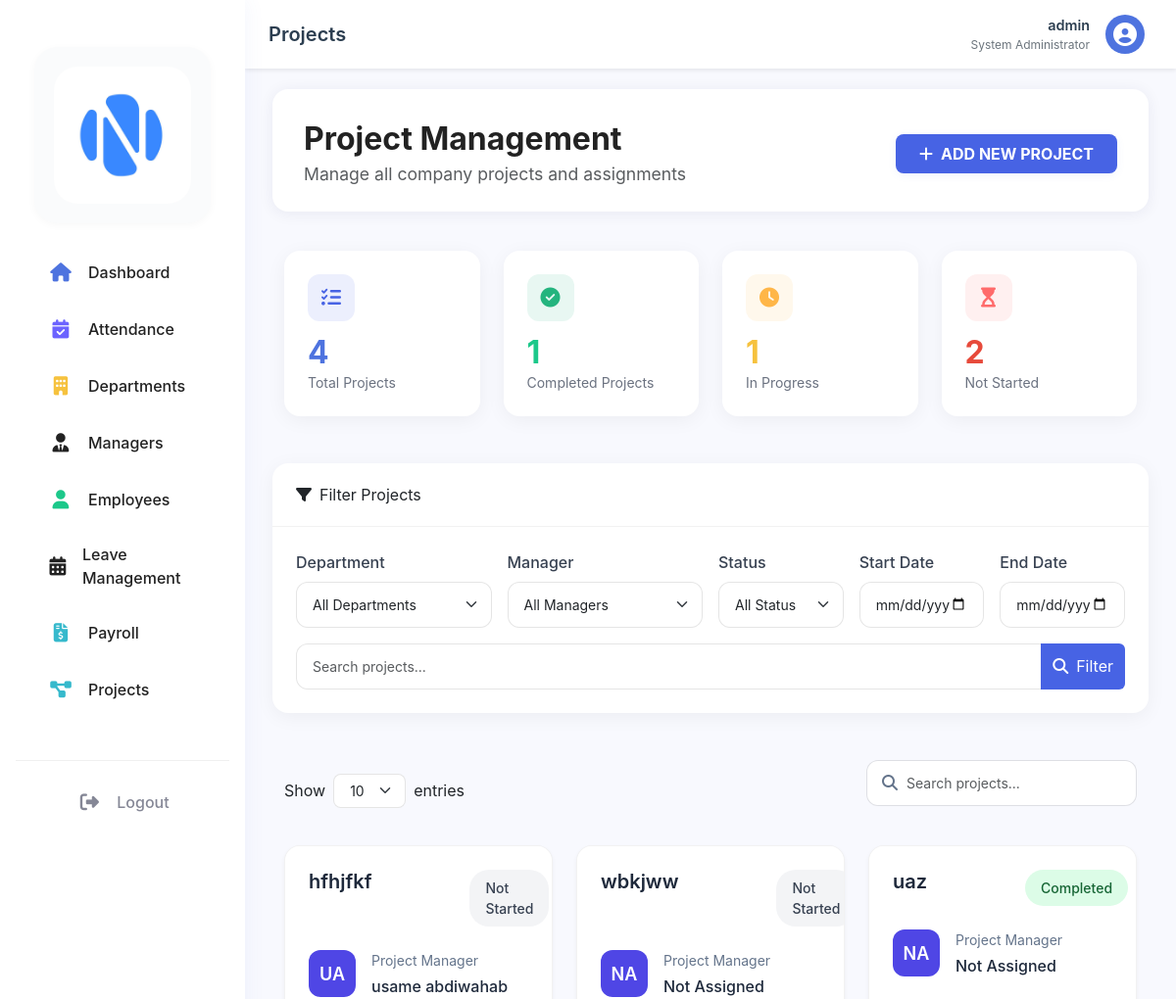
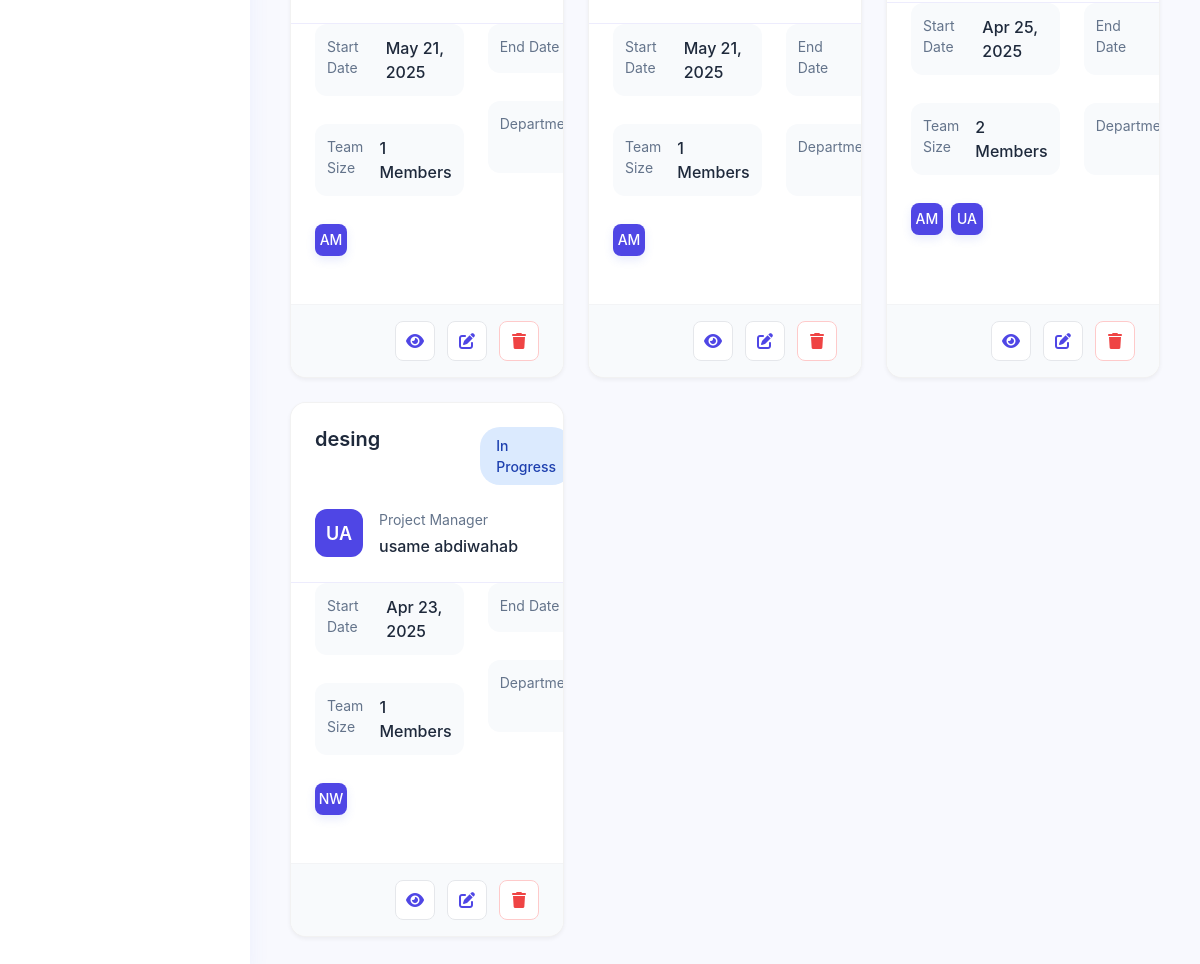
/dashboard/admin/projects.php (signed in), run on the app's committed database (2 pictures, top to bottom).
### tables this page shows
CREATE TABLE `users` (
  `user_id` int(11) NOT NULL,
  `username` varchar(50) NOT NULL,
  `password` varchar(255) NOT NULL,
  `email` varchar(100) NOT NULL,
  `role` enum('admin','hr','manager','employee') NOT NULL,
  `status` enum('active','inactive') DEFAULT 'active',
  `created_at` timestamp NOT NULL DEFAULT current_timestamp(),
  `last_login` timestamp NULL DEFAULT NULL
);

CREATE TABLE `projects` (
  `project_id` int(11) NOT NULL,
  `project_name` varchar(100) NOT NULL,
  `description` text DEFAULT NULL,
  `start_date` date DEFAULT NULL,
  `end_date` date DEFAULT NULL,
  `status` enum('not_started','in_progress','completed','on_hold') DEFAULT 'not_started',
  `manager_id` int(11) DEFAULT NULL,
  `created_at` timestamp NOT NULL DEFAULT current_timestamp(),
  `updated_at` timestamp NOT NULL DEFAULT current_timestamp() ON UPDATE current_timestamp()
);

### dashboard/admin/projects.php (the view, shortened to what this page needs)
<?php
require_once '../../config/database.php';
try {
    $query = "
        SELECT p.*,
               CONCAT(m.first_name, ' ', m.last_name) as manager_name,
               d.dept_name as department_name,
               COUNT(DISTINCT pa.emp_id) as assigned_employees_count,
               GROUP_CONCAT(DISTINCT CONCAT(e.first_name, ' ', e.last_name) SEPARATOR ', ') as team_members
        FROM projects p
        LEFT JOIN users u ON p.manager_id = u.user_id
        LEFT JOIN employees m ON u.user_id = m.user_id
        LEFT JOIN departments d ON m.dept_id = d.dept_id
        LEFT JOIN project_assignments pa ON p.project_id = pa.project_id
        LEFT JOIN employees e ON pa.emp_id = e.emp_id
        WHERE 1=1
    ";
    $params = [];
    $query .= " GROUP BY p.project_id ORDER BY p.created_at DESC";
    $stmt = $pdo->prepare($query);
    $stmt->execute($params);
    $projects = $stmt->fetchAll();
} catch (PDOException $e) {
    $error = "Error fetching data: " . $e->getMessage();
}
?>
<!DOCTYPE html>
<html lang="en">
<head>
    <link href="https://cdn.jsdelivr.net/npm/bootstrap@5.3.2/dist/css/bootstrap.min.css" rel="stylesheet">
    <link href="https://cdn.datatables.net/1.11.5/css/dataTables.bootstrap5.min.css" rel="stylesheet">
    <link href="https://cdn.jsdelivr.net/npm/select2@4.1.0-rc.0/dist/css/select2.min.css" rel="stylesheet">
    <link rel="stylesheet" href="https://cdnjs.cloudflare.com/ajax/libs/font-awesome/6.4.0/css/all.min.css">
    <link rel="stylesheet" href="../../assets/css/dashboard.css">
</head>
<body>
    <?php include 'includes/sidebar.php'; ?>
    <div class="main-content">
        <?php include 'includes/topbar.php'; ?>
        <div class="container-fluid">
            <div class="dashboard-header mb-4" style="border-radius: 16px; box-shadow: 0 2px 16px rgba(30,34,90,0.07); padding: 2rem 2rem 1.5rem 2rem; background: #fff;">
                <div class="d-flex justify-content-between align-items-center flex-wrap">
                    <div class="pe-3">
                        <h1 class="fw-bold mb-1" style="font-size:2rem; color:#222;">Project Management</h1>
                        <div class="text-muted" style="font-size:1.1rem;">Manage all company projects and assignments</div>
                    </div>
                    <button class="btn btn-primary fw-bold px-4 py-2 d-flex align-items-center" style="font-size:1rem; border-radius:8px; box-shadow:0 2px 8px rgba(78,115,223,0.08);" data-bs-toggle="modal" data-bs-target="#addProjectModal">
                        <i class="fas fa-plus me-2"></i> ADD NEW PROJECT
                    </button>
                </div>
            </div>
            <div class="container-fluid">
                <div class="row mb-4">
                    <div class="col-md-3">
                        <div class="stat-card">
                            <div class="stat-icon blue">
                                <i class="fas fa-tasks fa-lg"></i>
                            </div>
                            <div class="stat-value text-primary"><?php echo count($projects); ?></div>
                            <div class="stat-label">Total Projects</div>
                        </div>
                    </div>
                    <div class="col-md-3">
                        <div class="stat-card">
                            <div class="stat-icon green">
                                <i class="fas fa-check-circle fa-lg"></i>
                            </div>
                            <div class="stat-value text-success">
                                <?php echo count(array_filter($projects, function($p) { return $p['status'] === 'completed'; })); ?>
                            </div>
                            <div class="stat-label">Completed Projects</div>
                        </div>
                    </div>
                    <div class="col-md-3">
                        <div class="stat-card">
                            <div class="stat-icon yellow">
                                <i class="fas fa-clock fa-lg"></i>
                            </div>
                            <div class="stat-value text-warning">
                                <?php echo count(array_filter($projects, function($p) { return $p['status'] === 'in_progress'; })); ?>
                            </div>
                            <div class="stat-label">In Progress</div>
                        </div>
                    </div>
                    <div class="col-md-3">
                        <div class="stat-card">
                            <div class="stat-icon red">
                                <i class="fas fa-hourglass-start fa-lg"></i>
                            </div>
                            <div class="stat-value text-danger">
                                <?php echo count(array_filter($projects, function($p) { return $p['status'] === 'not_started'; })); ?>
                            </div>
                            <div class="stat-label">Not Started</div>
                        </div>
                    </div>
                </div>
            </div>
            <div class="filter-card">
                <div class="filter-header">
                    <i class="fas fa-filter me-2"></i>Filter Projects
                </div>
                <div class="filter-body">
                    <form method="GET" class="row g-3">
                        <div class="col-md-3">
                            <label class="form-label">Department</label>
                            <select class="form-select" name="department">
                                <option value="">All Departments</option>
                            </select>
                        </div>
                        <div class="col-md-3">
                            <label class="form-label">Manager</label>
                            <select class="form-select" name="manager">
                                <option value="">All Managers</option>
                            </select>
                        </div>
                        <div class="col-md-2">
                            <label class="form-label">Status</label>
                            <select class="form-select" name="status">
                                <option value="">All Status</option>
                            </select>
                        </div>
                        <div class="col-md-2">
                            <label class="form-label">Start Date</label>
                            <input type="date" class="form-control" name="start_date" value="<?php echo $_GET['start_date'] ?? ''; ?>">
                        </div>
                        <div class="col-md-2">
                            <label class="form-label">End Date</label>
                            <input type="date" class="form-control" name="end_date" value="<?php echo $_GET['end_date'] ?? ''; ?>">
                        </div>
                        <div class="col-12">
                            <div class="input-group">
                                <input type="text" class="form-control" name="search" placeholder="Search projects..." value="<?php echo $_GET['search'] ?? ''; ?>">
                                <button class="btn btn-primary" type="submit">
                                    <i class="fas fa-search me-2"></i>Filter
                                </button>
                            </div>
                        </div>
                    </form>
                </div>
            </div>
            <div class="container-fluid">
                <div class="row mb-4">
                    <div class="col-12">
                        <div class="d-flex justify-content-between align-items-center">
                            <div class="d-flex align-items-center gap-2">
                                <label class="mb-0">Show</label>
                                <select class="form-select form-select-sm w-auto" id="projectsPerPage">
                                    <option value="10">10</option>
                                </select>
                                <label class="mb-0">entries</label>
                            </div>
                            <div class="search-box">
                                <i class="fas fa-search"></i>
                                <input type="text" class="form-control" id="projectSearch" placeholder="Search projects...">
                            </div>
                        </div>
                    </div>
                </div>
                <div class="row" id="projectsGrid">
                    <?php if (isset($projects)) : ?>
                        <?php foreach ($projects as $project): ?>
                            <div class="col-md-6 col-lg-4 mb-4 project-card-wrapper">
                                <div class="project-card">
                                    <div class="project-card-header">
                                        <div class="d-flex justify-content-between align-items-start mb-3">
                                            <h5 class="project-title"><?php echo htmlspecialchars($project['project_name']); ?></h5>
                                            <span class="status-badge <?php
                                                echo $project['status'] === 'completed' ? 'completed' :
                                                    ($project['status'] === 'in_progress' ? 'in-progress' :
                                                    'not-started');
                                            ?>">
                                                <?php echo ucwords(str_replace('_', ' ', $project['status'])); ?>
                                            </span>
                                        </div>
                                        <div class="manager-info">
                                            <div class="avatar-wrapper">
                                                <div class="avatar">
                                                    <?php
                                                    $managerName = $project['manager_name'] ?? 'Not Assigned';
                                                    $initials = implode('', array_map(function($name) {
                                                        return strtoupper(substr($name, 0, 1));
                                                    }, explode(' ', $managerName)));
                                                    echo $initials;
                                                    ?>
                                                </div>
                                            </div>
                                            <div class="manager-details">
                                                <div class="label">Project Manager</div>
                                                <div class="name"><?php echo htmlspecialchars($managerName); ?></div>
                                            </div>
                                        </div>
                                    </div>
                                    <div class="project-card-body">
                                        <div class="info-grid">
                                            <div class="info-column">
                                                <div class="info-item">
                                                    <div class="label">Start Date</div>
                                                    <div class="value"><?php echo date('M d, Y', strtotime($project['start_date'])); ?></div>
                                                </div>
                                                <div class="info-item">
                                                    <div class="label">Team Size</div>
                                                    <div class="value"><?php echo $project['assigned_employees_count']; ?> Members</div>
                                                </div>
                                            </div>
                                            <div class="info-column">
                                                <div class="info-item">
                                                    <div class="label">End Date</div>
                                                </div>
                                                <div class="info-item">
                                                    <div class="label">Department</div>
                                                </div>
                                            </div>
                                        </div>
                                        <?php if (!empty($project['team_members'])): ?>
                                            <div class="team-avatars mt-3">
                                                <?php
                                                $teamMembers = explode(', ', $project['team_members']);
                                                foreach (array_slice($teamMembers, 0, 3) as $member):
                                                    $memberInitials = implode('', array_map(function($name) {
                                                        return strtoupper(substr($name, 0, 1));
                                                    }, explode(' ', $member)));
                                                ?>
                                                    <div class="team-avatar"><?php echo $memberInitials; ?></div>
                                                <?php endforeach; ?>
                                            </div>
                                        <?php endif; ?>
                                    </div>
                                    <div class="project-card-footer">
                                        <button class="btn btn-icon" onclick="viewProject(<?php echo htmlspecialchars(json_encode($project)); ?>)">
                                            <i class="fas fa-eye"></i>
                                        </button>
                                        <button class="btn btn-icon" onclick="editProject(<?php echo htmlspecialchars(json_encode($project)); ?>)">
                                            <i class="fas fa-edit"></i>
                                        </button>
                                        <button class="btn btn-icon btn-danger" onclick="deleteProject(<?php echo $project['project_id']; ?>)">
                                            <i class="fas fa-trash"></i>
                                        </button>
                                    </div>
                                </div>
                            </div>
                        <?php endforeach; ?>
                    <?php endif; ?>
                </div>
            </div>
        </div>
    </div>
</body>
</html>

### dashboard/admin/includes/topbar.php (shortened to what this page needs)
<?php
$stmt = $pdo->prepare("SELECT * FROM users WHERE user_id = ? AND role = 'admin'");
$stmt->execute([$_SESSION['user_id']]);
$admin = $stmt->fetch();
?>
<nav class="topbar">
    <div class="topbar-left">
        <div class="page-title">
            <?php
            $current_page = basename($_SERVER['PHP_SELF'], '.php');
            echo ucfirst($current_page);
            ?>
        </div>
    </div>
    <div class="topbar-right">
        <div class="profile-dropdown">
            <button class="profile-btn" onclick="toggleProfileMenu()">
                <div class="profile-info">
                    <span class="profile-name"><?php echo htmlspecialchars($admin['username']); ?></span>
                    <span class="profile-department">System Administrator</span>
                </div>
                <div class="profile-avatar">
                    <i class="fas fa-user-circle"></i>
                </div>
            </button>
        </div>
    </div>
</nav>

### data on the page
users: username "admin"
projects: project_name "hfhjfkf", status "Not Started", initials "UA", managerName "usame abdiwahab", start_date "May 21, 2025", assigned_employees_count "1", memberInitials "AM"
projects: project_name "wbkjww", status "Not Started", initials "NA", managerName "Not Assigned", start_date "May 21, 2025", assigned_employees_count "1", memberInitials "AM"
projects: project_name "uaz", status "Completed", initials "NA", managerName "Not Assigned", start_date "Apr 25, 2025", assigned_employees_count "2", memberInitials "AM", memberInitials "UA"
projects: project_name "desing", status "In Progress", initials "UA", managerName "usame abdiwahab", start_date "Apr 23, 2025", assigned_employees_count "1", memberInitials "NW"

### other printed values
$current_page "Projects"
count($projects) "4"
